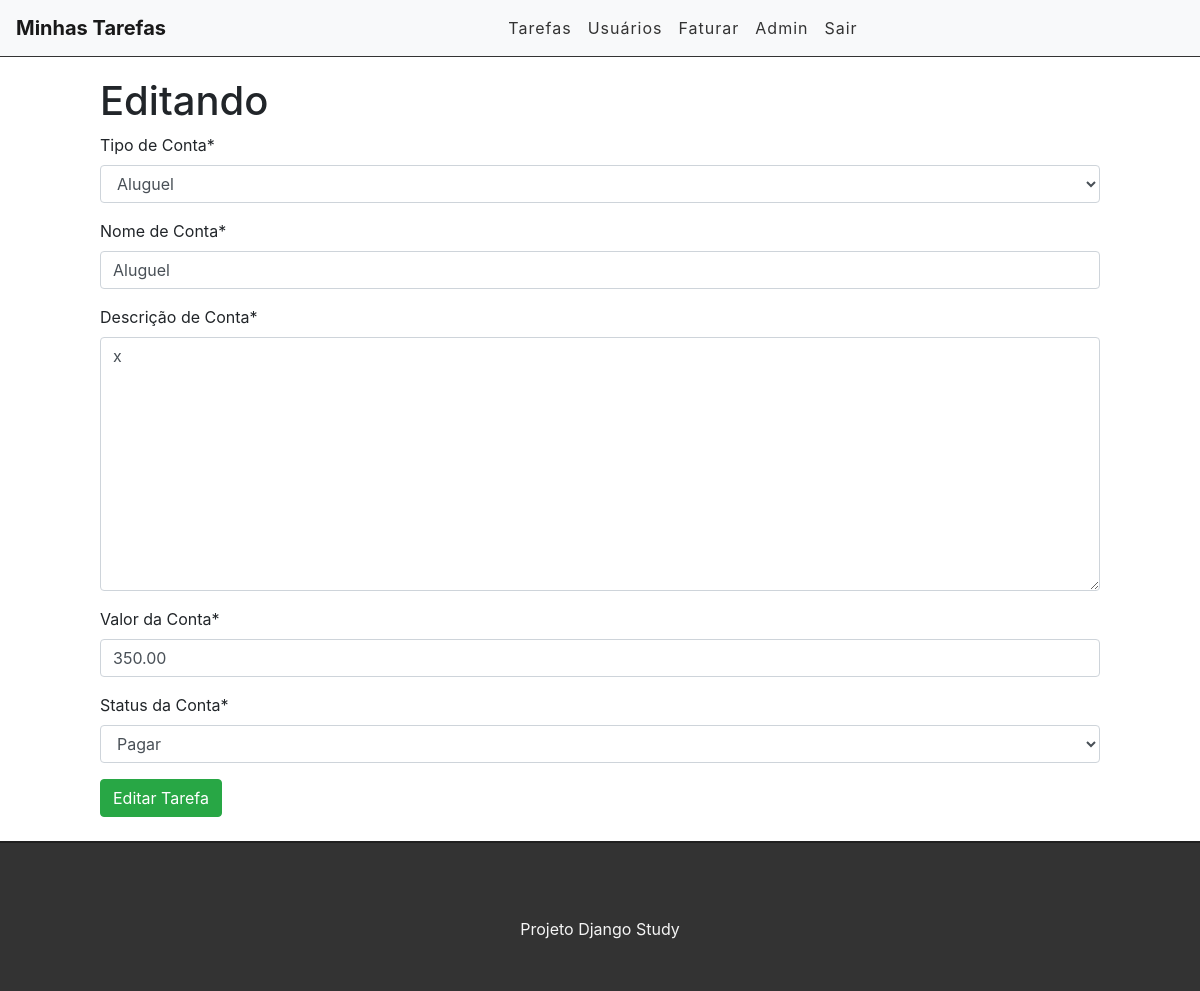
The app's page /edittask/3 (signed in) with its own data.
### conta/models.py (models this page shows, shortened)
class Task(models.Model):
    STATUS = (
        ('Pago', 'Pago'),
        ('Pagar', 'Pagar'),
    )
    type_task = models.ForeignKey(TypeTask, verbose_name='Tipo de Conta', on_delete=models.CASCADE)
    name = models.CharField(verbose_name='Nome de Conta', max_length=255)
    description = models.TextField(verbose_name='Descrição de Conta', null=False)
    varcont = models.DecimalField(verbose_name='Valor da Conta', max_digits=5, decimal_places=2)
    done = models.CharField(verbose_name='Status da Conta', max_length=7,choices=STATUS,)
    create_at = models.DateTimeField(auto_now_add=True)
    update_at = models.DateTimeField(auto_now=True)

### conta/views.py (the view)
# urls.py: path('edittask/<int:id>', views.editTask, name='edit-task'),
@login_required
def editTask(request, id):
    task = get_object_or_404(Task, pk=id)
    form = TaskForm(instance=task)
    if request.method == 'POST':
        form = TaskForm(request.POST, instance=task)
        if form.is_valid():
            task.save()
            return redirect('/')
        else:
            return render(request, 'conta/edittask.html', {'form': form, 'task': task})
    else:
        return render(request, 'conta/edittask.html', {'form': form, 'task': task})

### conta/forms.py
class TaskForm(forms.ModelForm):
    class Meta:
        model = Task
        fields = ('type_task','name','description','varcont','done')

### conta/models.py (called while the page is built)
    def __str__(self):
        return self.name_type

### conta/templates/conta/edittask.html (shortened to what this page needs)
{% extends 'base.html' %}
{% load crispy_forms_tags %}
{% block content %}
<div class="offset-1 col-10 list-div">
    <h1>Editando {{  task.title }}</h1>
    <form method="POST">
        {{form|crispy}}
        <input type="submit" class="btn btn-success" value="Editar Tarefa">
    </form>
</div>
<br>
{% endblock %}

### conta/static/css/styles.css (style rules this page uses)
.list-div { padding: 0; }

### records on screen
Task: type_task "Aluguel", name "Aluguel", description "x", varcont "350.00", done "Pagar"
